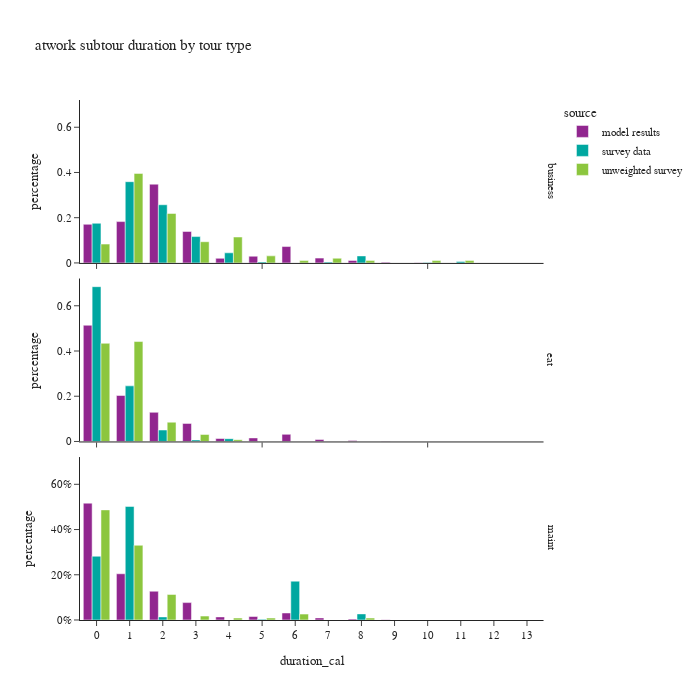

Notebook code for this chart:
### Code cell
df_plot = atwork_subtour.groupby(['source','tour_type','duration_cal'])[['tour_weight']].sum().reset_index()
df_plot['percentage'] = df_plot.groupby(['source','tour_type'], group_keys=False)['tour_weight']. \
    apply(lambda x: x / float(x.sum()))

fig = px.bar(df_plot, x="duration_cal", y="percentage", color="source",barmode="group",
             facet_row='tour_type',
             title="atwork subtour duration by tour type")
fig.for_each_annotation(lambda a: a.update(text = a.text.split("=")[-1]))
fig.update_layout(height=700, width=700, yaxis=dict(tickformat=".0%"), xaxis=dict(dtick="1"))
fig.show()

### Figure 1 — Plotly figure (JSON) as saved in the notebook; plotly's stock layout.template omitted (floating-point values rounded to 4 significant figures)
{"data": [{"alignmentgroup": "True", "hovertemplate": "source=model results<br>tour_type=business<br>duration_cal=%{x}<br>percentage=%{y}<extra></extra>", "legendgroup": "model results", "marker": {"color": "#91268F", "pattern": {"shape": ""}}, "name": "model results", "offsetgroup": "model results", "orientation": "v", "showlegend": true, "textposition": "auto", "type": "bar", "x": [0.0, 1.0, 2.0, 3.0, 4.0, 5.0, 6.0, 7.0, 8.0, 9.0, 10.0, 11.0, 12.0], "xaxis": "x3", "y": [0.1708, 0.1828, 0.3482, 0.1392, 0.02036, 0.02968, 0.07241, 0.02133, 0.0109, 0.003146, 0.001105, 1.873e-05, 1.873e-05], "yaxis": "y3"}, {"alignmentgroup": "True", "hovertemplate": "source=model results<br>tour_type=eat<br>duration_cal=%{x}<br>percentage=%{y}<extra></extra>", "legendgroup": "model results", "marker": {"color": "#91268F", "pattern": {"shape": ""}}, "name": "model results", "offsetgroup": "model results", "orientation": "v", "showlegend": false, "textposition": "auto", "type": "bar", "x": [0.0, 1.0, 2.0, 3.0, 4.0, 5.0, 6.0, 7.0, 8.0, 9.0, 10.0, 11.0, 12.0, 13.0], "xaxis": "x2", "y": [0.5139, 0.2033, 0.1288, 0.07991, 0.01305, 0.01572, 0.03146, 0.008757, 0.003934, 0.0008172, 0.0002244, 1.694e-05, 4.234e-06, 4.234e-06], "yaxis": "y2"}, {"alignmentgroup": "True", "hovertemplate": "source=model results<br>tour_type=maint<br>duration_cal=%{x}<br>percentage=%{y}<extra></extra>", "legendgroup": "model results", "marker": {"color": "#91268F", "pattern": {"shape": ""}}, "name": "model results", "offsetgroup": "model results", "orientation": "v", "showlegend": false, "textposition": "auto", "type": "bar", "x": [0.0, 1.0, 2.0, 3.0, 4.0, 5.0, 6.0, 7.0, 8.0, 9.0, 10.0, 11.0], "xaxis": "x", "y": [0.5167, 0.2044, 0.1272, 0.07692, 0.01376, 0.01535, 0.03104, 0.009357, 0.004108, 0.0007422, 0.0003711, 2.651e-05], "yaxis": "y"}, {"alignmentgroup": "True", "hovertemplate": "source=survey data<br>tour_type=business<br>duration_cal=%{x}<br>percentage=%{y}<extra></extra>", "legendgroup": "survey data", "marker": {"color": "#00A7A0", "pattern": {"shape": ""}}, "name": "survey data", "offsetgroup": "survey data", "orientation": "v", "showlegend": true, "textposition": "auto", "type": "bar", "x": [0.0, 1.0, 2.0, 3.0, 4.0, 5.0, 6.0, 7.0, 8.0, 10.0, 11.0], "xaxis": "x3", "y": [0.1754, 0.3592, 0.2572, 0.1166, 0.04471, 0.004676, 0.0, 0.003735, 0.03099, 0.00143, 0.006038], "yaxis": "y3"}, {"alignmentgroup": "True", "hovertemplate": "source=survey data<br>tour_type=eat<br>duration_cal=%{x}<br>percentage=%{y}<extra></extra>", "legendgroup": "survey data", "marker": {"color": "#00A7A0", "pattern": {"shape": ""}}, "name": "survey data", "offsetgroup": "survey data", "orientation": "v", "showlegend": false, "textposition": "auto", "type": "bar", "x": [0.0, 1.0, 2.0, 3.0, 4.0], "xaxis": "x2", "y": [0.6844, 0.2459, 0.05059, 0.006732, 0.01237], "yaxis": "y2"}, {"alignmentgroup": "True", "hovertemplate": "source=survey data<br>tour_type=maint<br>duration_cal=%{x}<br>percentage=%{y}<extra></extra>", "legendgroup": "survey data", "marker": {"color": "#00A7A0", "pattern": {"shape": ""}}, "name": "survey data", "offsetgroup": "survey data", "orientation": "v", "showlegend": false, "textposition": "auto", "type": "bar", "x": [0.0, 1.0, 2.0, 3.0, 4.0, 5.0, 6.0, 8.0], "xaxis": "x", "y": [0.2819, 0.5022, 0.0137, 0.0003052, 0.0, 0.00326, 0.1717, 0.02698], "yaxis": "y"}, {"alignmentgroup": "True", "hovertemplate": "source=unweighted survey<br>tour_type=business<br>duration_cal=%{x}<br>percentage=%{y}<extra></extra>", "legendgroup": "unweighted survey", "marker": {"color": "#8CC63E", "pattern": {"shape": ""}}, "name": "unweighted survey", "offsetgroup": "unweighted survey", "orientation": "v", "showlegend": true, "textposition": "auto", "type": "bar", "x": [0.0, 1.0, 2.0, 3.0, 4.0, 5.0, 6.0, 7.0, 8.0, 10.0, 11.0], "xaxis": "x3", "y": [0.08333, 0.3958, 0.2188, 0.09375, 0.1146, 0.03125, 0.01042, 0.02083, 0.01042, 0.01042, 0.01042], "yaxis": "y3"}, {"alignmentgroup": "True", "hovertemplate": "source=unweighted survey<br>tour_type=eat<br>duration_cal=%{x}<br>percentage=%{y}<extra></extra>", "legendgroup": "unweighted survey", "marker": {"color": "#8CC63E", "pattern": {"shape": ""}}, "name": "unweighted survey", "offsetgroup": "unweighted survey", "orientation": "v", "showlegend": false, "textposition": "auto", "type": "bar", "x": [0.0, 1.0, 2.0, 3.0, 4.0], "xaxis": "x2", "y": [0.4341, 0.4419, 0.08527, 0.03101, 0.007752], "yaxis": "y2"}, {"alignmentgroup": "True", "hovertemplate": "source=unweighted survey<br>tour_type=maint<br>duration_cal=%{x}<br>percentage=%{y}<extra></extra>", "legendgroup": "unweighted survey", "marker": {"color": "#8CC63E", "pattern": {"shape": ""}}, "name": "unweighted survey", "offsetgroup": "unweighted survey", "orientation": "v", "showlegend": false, "textposition": "auto", "type": "bar", "x": [0.0, 1.0, 2.0, 3.0, 4.0, 5.0, 6.0, 8.0], "xaxis": "x", "y": [0.487, 0.3304, 0.113, 0.01739, 0.008696, 0.008696, 0.02609, 0.008696], "yaxis": "y"}], "layout": {"annotations": [{"font": {}, "showarrow": false, "text": "maint", "textangle": 90, "x": 0.98, "xanchor": "left", "xref": "paper", "y": 0.1567, "yanchor": "middle", "yref": "paper"}, {"font": {}, "showarrow": false, "text": "eat", "textangle": 90, "x": 0.98, "xanchor": "left", "xref": "paper", "y": 0.5, "yanchor": "middle", "yref": "paper"}, {"font": {}, "showarrow": false, "text": "business", "textangle": 90, "x": 0.98, "xanchor": "left", "xref": "paper", "y": 0.8433, "yanchor": "middle", "yref": "paper"}], "barmode": "group", "height": 700, "legend": {"title": {"text": "source"}, "tracegroupgap": 0}, "title": {"text": "atwork subtour duration by tour type"}, "width": 700, "xaxis": {"anchor": "y", "domain": [0.0, 0.98], "dtick": "1", "title": {"text": "duration_cal"}}, "xaxis2": {"anchor": "y2", "domain": [0.0, 0.98], "matches": "x", "showticklabels": false}, "xaxis3": {"anchor": "y3", "domain": [0.0, 0.98], "matches": "x", "showticklabels": false}, "yaxis": {"anchor": "x", "domain": [0.0, 0.3133], "tickformat": ".0%", "title": {"text": "percentage"}}, "yaxis2": {"anchor": "x2", "domain": [0.3433, 0.6567], "matches": "y", "title": {"text": "percentage"}}, "yaxis3": {"anchor": "x3", "domain": [0.6867, 1.0], "matches": "y", "title": {"text": "percentage"}}}}
